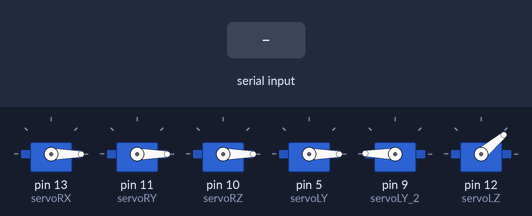
Bench run of a sketch on a simulated Arduino Uno, built with avr-gcc and run on an emulated ATmega328P. On the bench: 6 × servo. The inputs (shaded band) are chosen by the test bench.

Above: at 1.2 s.
1.3 s: "L," received over Serial
At 2.7 s:
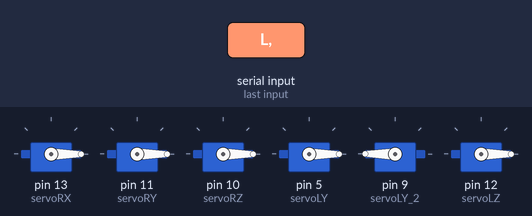
3.8 s: "R," received over Serial
At 6.6 s:
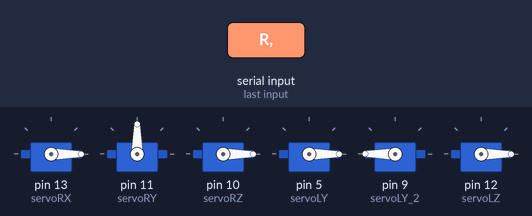
6.8 s: "L90," received over Serial
At 8.1 s:
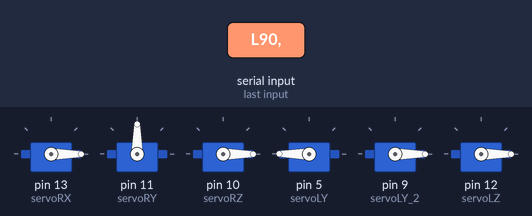
9.3 s: "R,45," received over Serial
At 11.2 s:
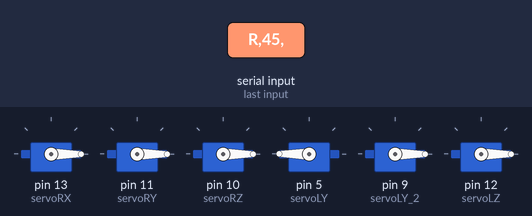
11.7 s: "L,45," received over Serial
At 12.3 s:
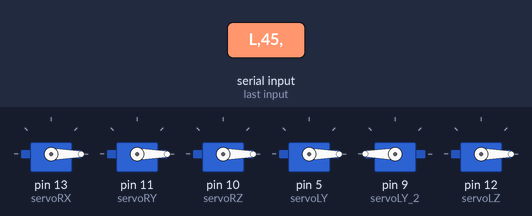
13.2 s: "R90," received over Serial
At 16.1 s:
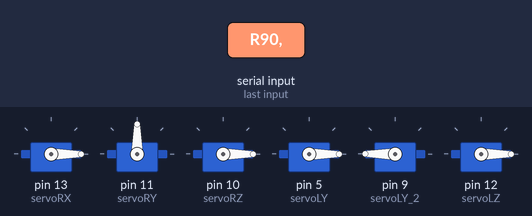
Timing chart, 0 to 17.2 s (numbered marks = the images above; inputs shaded):
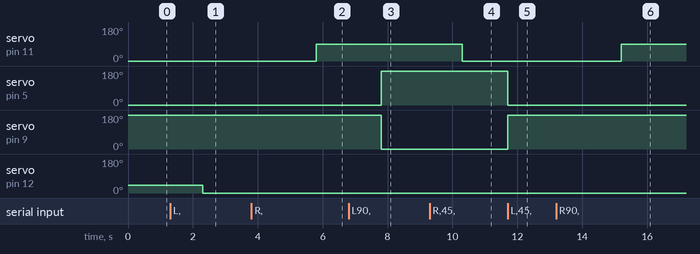

Measured:
- after the input at 1.3 s, servo on pin 9 (servoLY_2): 179° → 180° after 1.0 s; servo on pin 12 (servoLZ): 40° → 0° after 1.0 s
- after the input at 3.8 s, servo on pin 11 (servoRY): 0° → 90° after 2.0 s
- after the input at 6.8 s, servo on pin 5 (servoLY): 0° → 180° after 1.0 s; servo on pin 9 (servoLY_2): 180° → 0° after 1.0 s
- after the input at 9.3 s, servo on pin 11 (servoRY): 90° → 0° after 1.0 s
- after the input at 11.7 s, servo on pin 5 (servoLY): 180° → 0° at once; servo on pin 9 (servoLY_2): 0° → 180° at once
- after the input at 13.2 s, servo on pin 11 (servoRY): 0° → 90° after 2.0 s

The sketch:

kinect_control.ino
```cpp
#include <Servo.h>
Servo  servoLY, servoLY_2;
Servo servoLZ;
Servo servoRX, servoRY, servoRZ;

int angLY, angLY2, angLZ;
String  ly, lz;
int  Ly, Lz, Ly2;

int angRX, angRY, angRZ;
String rx, ry, rz;
int Rx, Ry, Rz;

void setup() {
  Serial.begin(115200);
  servoRX.attach(13);
  servoRY.attach(11);
  servoRZ.attach(10);


  servoLY.attach(5);
  servoLY_2.attach(9);
  servoLZ.attach(12);


  servoRY.write(0);
  servoRZ.write(0);
  servoRX.write(0);

  servoLY.write(0);
  servoLY_2.write(179);
  servoLZ.write(40);


}
void loop()
{
  if (Serial.available() > 0) {
    char hand = Serial.read();
    switch (hand) {
      case 'L':
        //digitalWrite(Pin[0], HIGH);
        ly = Serial.readStringUntil(',');
        Serial.read();
        lz = Serial.readStringUntil(',');
        Serial.read();


        Ly = ly.toInt();
        Lz = lz.toInt();

        angLY = map(Ly, 0, 40, 0, 90);
        angLY2 = map(Ly, 0, 40, 180, 90);
        angLZ = map(Lz, 140, 170, 40, 100);

        //angRZ = map(Rz, 140, 170, 40, 100);


        servoLY.write(angLY);
        servoLY_2.write(angLY2);
        servoLZ.write(angLZ);
        break;
      case 'R':
        //digitalWrite(Pin[1], HIGH);
        rx = Serial.readStringUntil(',');
        Serial.read();
        ry = Serial.readStringUntil(',');
        Serial.read();
        rz = Serial.readStringUntil(',');
        Serial.read();

        //Rx = rx.toInt();
        Ry = ry.toInt();
        Rz = rz.toInt();

        //angLZ = map(Lz, 150, 180, 0, 100);
        angRZ = map(Rz, 150, 180, 0, 100);
        angRY = map(Ry, 30, 0, 0, 90);
        //angRX = map(Rx, 5, 70, 0, 100);

        //servoRX.write(angRZ);
        servoRY.write(angRY);
        servoRZ.write(angRZ);
        break;
    }
  }
}
```
